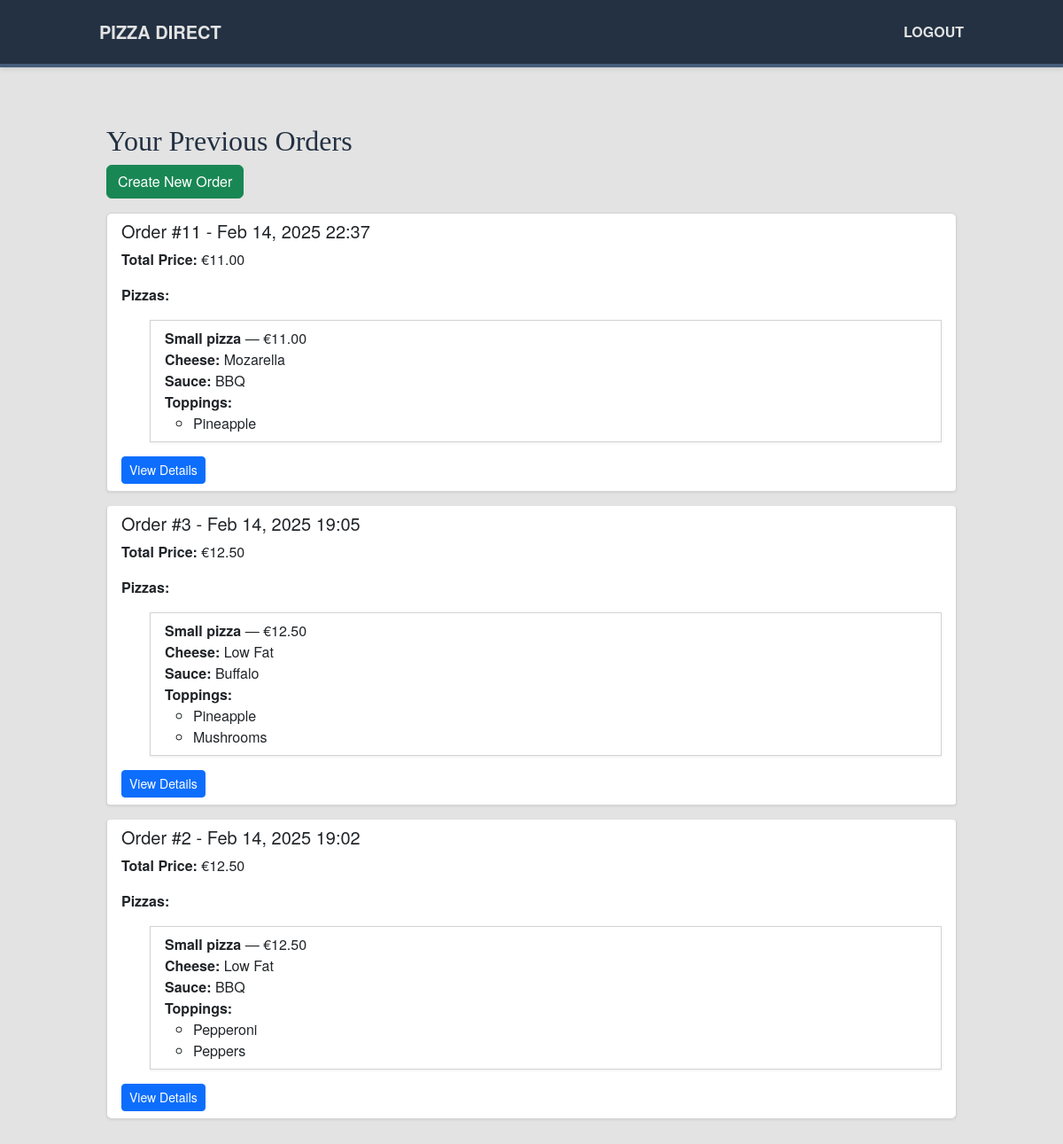
The app's page / (signed in) with its own data.
### pizza_app/models.py (models this page shows, shortened)
class Order(models.Model):
    user = models.ForeignKey(User, on_delete=models.CASCADE)
    pizzas = models.ManyToManyField(Pizza)
    customer_name = models.CharField(max_length=100)
    address = models.TextField()
    card_number = models.CharField(max_length=16)
    card_expiry_month = models.CharField(max_length=2)
    card_expiry_year = models.CharField(max_length=4)
    card_cvv = models.CharField(max_length=3)
    order_date = models.DateTimeField(default=timezone.now)
    @property
    def total_order_price(self):
        return sum(p.total_price for p in self.pizzas.all())

class Pizza(models.Model):
    size = models.ForeignKey(PizzaSize, on_delete=models.SET_NULL, null=True)
    crust = models.ForeignKey(Crust, on_delete=models.SET_NULL, null=True)
    sauce = models.ForeignKey(Sauce, on_delete=models.SET_NULL, null=True)
    cheese = models.ForeignKey(Cheese, on_delete=models.SET_NULL, null=True)
    toppings = models.ManyToManyField(Topping, blank=True)
    @property
    def total_price(self):
        total = Decimal('0.00')
        if self.size: total += self.size.price
        if self.crust: total += self.crust.price
        if self.sauce: total += self.sauce.price
        if self.cheese: total += self.cheese.price
        for t in self.toppings.all():
            total += t.price
        return total

class PizzaSize(models.Model):
    name = models.CharField(max_length=50)
    price = models.DecimalField(max_digits=6, decimal_places=2, default=Decimal('0.00'))
    def __str__(self):
        return self.name

class Crust(models.Model):
    name = models.CharField(max_length=50)
    price = models.DecimalField(max_digits=6, decimal_places=2, default=Decimal('0.00'))

class Sauce(models.Model):
    name = models.CharField(max_length=50)
    price = models.DecimalField(max_digits=6, decimal_places=2, default=Decimal('0.00'))
    def __str__(self):
        return self.name

class Cheese(models.Model):
    name = models.CharField(max_length=50)
    price = models.DecimalField(max_digits=6, decimal_places=2, default=Decimal('0.00'))
    def __str__(self):
        return self.name

class Topping(models.Model):
    name = models.CharField(max_length=50)
    price = models.DecimalField(max_digits=6, decimal_places=2, default=Decimal('0.00'))

### pizza_app/views.py (the view)
# urls.py: path('', views.order_overview, name='order_overview'),
@login_required
def order_overview(request):
    orders = Order.objects.filter(user=request.user).order_by('-order_date')
    return render(request, 'order_overview.html', {'orders': orders})

### pizza_app/templates/order_overview.html
{% extends 'base.html' %}
{% block content %}
<h2>Your Previous Orders</h2>
<a href="{% url 'create_pizza' %}" class="btn btn-success mb-3">Create New Order</a>
{% if orders %}
  <div class="list-group">
    {% for order in orders %}
      <div class="list-group-item mb-3">
        <h5>Order #{{ order.id }} - {{ order.order_date|date:"M d, Y H:i" }}</h5>
        <p><strong>Total Price:</strong> €{{ order.total_order_price }}</p>
        <p><strong>Pizzas:</strong></p>
        <ul>
          {% for pizza in order.pizzas.all %}
            <li class="list-group-item mb-3">
              <strong>{{ pizza.size }} pizza</strong> &mdash; €{{ pizza.total_price }}<br>
              <strong>Cheese:</strong> {{ pizza.cheese }}<br>
              <strong>Sauce:</strong> {{ pizza.sauce }}<br>
              {% if pizza.toppings.all %}
                <strong>Toppings:</strong>
                <ul>
                  {% for topping in pizza.toppings.all %}
                    <li>{{ topping.name }}</li>
                  {% endfor %}
                </ul>
              {% else %}
                <em>No extra toppings</em>
              {% endif %}
            </li>
          {% endfor %}
        </ul>
        <a href="{% url 'order_confirmation' order.id %}" class="btn btn-primary btn-sm">View Details</a>
      </div>
    {% endfor %}
  </div>
{% else %}
  <p>You have no previous orders.</p>
{% endif %}
{% endblock %}

### pizza_app/static/css/my.css (style rules this page uses)
:root { --first-color: #233142; --second-color: #455d7a; --third-color: #f95959; --fourth-color: #e3e3e3; }
html, body { height: 100%; margin: 0; font-family: 'Helvetica Neue', Arial, sans-serif; background-color: var(--fourth-color); color: #333; }
h2, h3, h4 { font-family: Georgia, serif; color: var(--first-color); margin-top: 20px; }
.list-group-item { background-color: #fff; border: 1px solid lightgray; margin-bottom: 10px; border-radius: 4px; box-shadow: 0 1px 3px rgba(0,0,0,0.08); }

### records on screen
Order: id "11", order_date "Feb 14, 2025 22:37", total_order_price "11.00"
Pizza: size "Small", total_price "11.00", cheese "Mozarella", sauce "BBQ"
Topping: name "Pineapple"
Order: id "3", order_date "Feb 14, 2025 19:05", total_order_price "12.50"
Pizza: size "Small", total_price "12.50", cheese "Low Fat", sauce "Buffalo"
Topping: name "Mushrooms"
Order: id "2", order_date "Feb 14, 2025 19:02", total_order_price "12.50"
Pizza: size "Small", total_price "12.50", cheese "Low Fat", sauce "BBQ"
Topping: name "Pepperoni"
Topping: name "Peppers"
